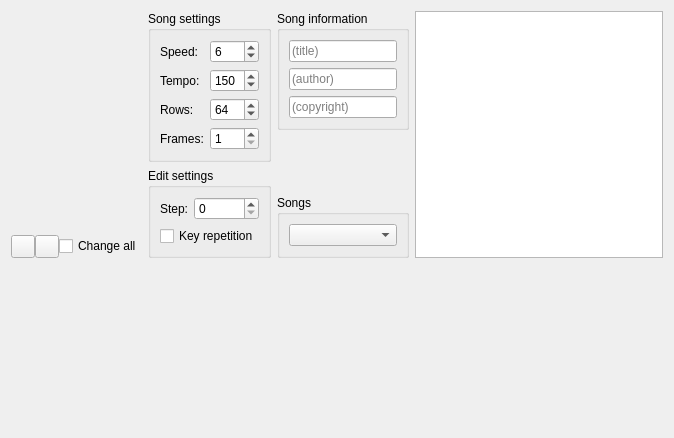
<?xml version="1.0" encoding="UTF-8"?>
<ui version="4.0">
 <class>CMainFrame</class>
 <widget class="QWidget" name="CMainFrame">
  <property name="geometry">
   <rect>
    <x>0</x>
    <y>0</y>
    <width>674</width>
    <height>438</height>
   </rect>
  </property>
  <property name="windowTitle">
   <string>Form</string>
  </property>
  <layout class="QGridLayout" name="gridLayout">
   <item row="0" column="0">
    <layout class="QGridLayout" name="songFramesPanel">
     <property name="topMargin">
      <number>0</number>
     </property>
     <property name="spacing">
      <number>0</number>
     </property>
     <item row="1" column="0">
      <layout class="QHBoxLayout" name="horizontalLayout">
       <item>
        <widget class="QToolButton" name="frameInc">
         <property name="text">
          <string/>
         </property>
         <property name="icon">
          <iconset resource="../../../../../common/resource.qrc">
           <normaloff>:/resources/22_item_add.png</normaloff>:/resources/22_item_add.png</iconset>
         </property>
         <property name="autoRepeat">
          <bool>true</bool>
         </property>
         <property name="autoRaise">
          <bool>false</bool>
         </property>
        </widget>
       </item>
       <item>
        <widget class="QToolButton" name="frameDec">
         <property name="text">
          <string/>
         </property>
         <property name="icon">
          <iconset resource="../../../../../common/resource.qrc">
           <normaloff>:/resources/22_item_remove.png</normaloff>:/resources/22_item_remove.png</iconset>
         </property>
         <property name="autoRepeat">
          <bool>true</bool>
         </property>
        </widget>
       </item>
       <item>
        <widget class="QCheckBox" name="frameChangeAll">
         <property name="sizePolicy">
          <sizepolicy hsizetype="Minimum" vsizetype="Fixed">
           <horstretch>0</horstretch>
           <verstretch>0</verstretch>
          </sizepolicy>
         </property>
         <property name="text">
          <string>Change all</string>
         </property>
        </widget>
       </item>
      </layout>
     </item>
     <item row="0" column="0">
      <widget class="CFrameEditor" name="songFrames" native="true"/>
     </item>
    </layout>
   </item>
   <item row="0" column="1">
    <layout class="QVBoxLayout" name="songSettingsPanel">
     <property name="rightMargin">
      <number>0</number>
     </property>
     <item>
      <widget class="QGroupBox" name="groupBox">
       <property name="sizePolicy">
        <sizepolicy hsizetype="Preferred" vsizetype="Fixed">
         <horstretch>0</horstretch>
         <verstretch>0</verstretch>
        </sizepolicy>
       </property>
       <property name="title">
        <string>Song settings</string>
       </property>
       <layout class="QFormLayout" name="formLayout">
        <item row="0" column="0">
         <widget class="QLabel" name="label">
          <property name="text">
           <string>Speed:</string>
          </property>
         </widget>
        </item>
        <item row="1" column="0">
         <widget class="QLabel" name="label_2">
          <property name="text">
           <string>Tempo:</string>
          </property>
         </widget>
        </item>
        <item row="2" column="0">
         <widget class="QLabel" name="label_3">
          <property name="text">
           <string>Rows:</string>
          </property>
         </widget>
        </item>
        <item row="3" column="0">
         <widget class="QLabel" name="label_4">
          <property name="text">
           <string>Frames:</string>
          </property>
         </widget>
        </item>
        <item row="1" column="1">
         <widget class="QSpinBox" name="tempo">
          <property name="accelerated">
           <bool>true</bool>
          </property>
          <property name="minimum">
           <number>32</number>
          </property>
          <property name="maximum">
           <number>255</number>
          </property>
          <property name="value">
           <number>150</number>
          </property>
         </widget>
        </item>
        <item row="2" column="1">
         <widget class="QSpinBox" name="numRows">
          <property name="accelerated">
           <bool>true</bool>
          </property>
          <property name="minimum">
           <number>1</number>
          </property>
          <property name="maximum">
           <number>256</number>
          </property>
          <property name="value">
           <number>64</number>
          </property>
         </widget>
        </item>
        <item row="3" column="1">
         <widget class="QSpinBox" name="numFrames">
          <property name="accelerated">
           <bool>true</bool>
          </property>
          <property name="minimum">
           <number>1</number>
          </property>
          <property name="maximum">
           <number>128</number>
          </property>
         </widget>
        </item>
        <item row="0" column="1">
         <widget class="QSpinBox" name="speed">
          <property name="buttonSymbols">
           <enum>QAbstractSpinBox::UpDownArrows</enum>
          </property>
          <property name="accelerated">
           <bool>true</bool>
          </property>
          <property name="minimum">
           <number>1</number>
          </property>
          <property name="maximum">
           <number>31</number>
          </property>
          <property name="value">
           <number>6</number>
          </property>
         </widget>
        </item>
       </layout>
      </widget>
     </item>
     <item>
      <widget class="QGroupBox" name="groupBox_3">
       <property name="sizePolicy">
        <sizepolicy hsizetype="Preferred" vsizetype="Fixed">
         <horstretch>0</horstretch>
         <verstretch>0</verstretch>
        </sizepolicy>
       </property>
       <property name="title">
        <string>Edit settings</string>
       </property>
       <layout class="QFormLayout" name="formLayout_3">
        <item row="0" column="0">
         <widget class="QLabel" name="label_5">
          <property name="text">
           <string>Step:</string>
          </property>
         </widget>
        </item>
        <item row="0" column="1">
         <widget class="QSpinBox" name="editStep">
          <property name="accelerated">
           <bool>true</bool>
          </property>
         </widget>
        </item>
        <item row="1" column="0" colspan="2">
         <widget class="QCheckBox" name="checkBox">
          <property name="text">
           <string>Key repetition</string>
          </property>
         </widget>
        </item>
       </layout>
      </widget>
     </item>
    </layout>
   </item>
   <item row="0" column="2">
    <layout class="QVBoxLayout" name="songInformationPanel">
     <item>
      <widget class="QGroupBox" name="groupBox_2">
       <property name="sizePolicy">
        <sizepolicy hsizetype="Minimum" vsizetype="Fixed">
         <horstretch>0</horstretch>
         <verstretch>0</verstretch>
        </sizepolicy>
       </property>
       <property name="title">
        <string>Song information</string>
       </property>
       <layout class="QFormLayout" name="formLayout_2">
        <item row="0" column="0">
         <widget class="QLineEdit" name="title">
          <property name="sizePolicy">
           <sizepolicy hsizetype="Minimum" vsizetype="Fixed">
            <horstretch>0</horstretch>
            <verstretch>0</verstretch>
           </sizepolicy>
          </property>
          <property name="placeholderText">
           <string>(title)</string>
          </property>
         </widget>
        </item>
        <item row="1" column="0">
         <widget class="QLineEdit" name="author">
          <property name="sizePolicy">
           <sizepolicy hsizetype="Minimum" vsizetype="Fixed">
            <horstretch>0</horstretch>
            <verstretch>0</verstretch>
           </sizepolicy>
          </property>
          <property name="placeholderText">
           <string>(author)</string>
          </property>
         </widget>
        </item>
        <item row="2" column="0">
         <widget class="QLineEdit" name="copyright">
          <property name="sizePolicy">
           <sizepolicy hsizetype="Minimum" vsizetype="Fixed">
            <horstretch>0</horstretch>
            <verstretch>0</verstretch>
           </sizepolicy>
          </property>
          <property name="placeholderText">
           <string>(copyright)</string>
          </property>
         </widget>
        </item>
       </layout>
      </widget>
     </item>
     <item>
      <widget class="QLabel" name="fft">
       <property name="sizePolicy">
        <sizepolicy hsizetype="Minimum" vsizetype="Preferred">
         <horstretch>0</horstretch>
         <verstretch>0</verstretch>
        </sizepolicy>
       </property>
       <property name="text">
        <string/>
       </property>
       <property name="pixmap">
        <pixmap resource="../../../../../common/resource.qrc">:/resources/SampleBg.bmp</pixmap>
       </property>
       <property name="scaledContents">
        <bool>true</bool>
       </property>
      </widget>
     </item>
     <item>
      <widget class="QGroupBox" name="groupBox_4">
       <property name="sizePolicy">
        <sizepolicy hsizetype="Minimum" vsizetype="Fixed">
         <horstretch>0</horstretch>
         <verstretch>0</verstretch>
        </sizepolicy>
       </property>
       <property name="title">
        <string>Songs</string>
       </property>
       <layout class="QGridLayout" name="gridLayout_6">
        <item row="0" column="0">
         <widget class="QComboBox" name="songs">
          <property name="sizePolicy">
           <sizepolicy hsizetype="Minimum" vsizetype="Fixed">
            <horstretch>0</horstretch>
            <verstretch>0</verstretch>
           </sizepolicy>
          </property>
         </widget>
        </item>
       </layout>
      </widget>
     </item>
    </layout>
   </item>
   <item row="0" column="3">
    <widget class="QListView" name="songInstruments">
     <property name="sizePolicy">
      <sizepolicy hsizetype="Expanding" vsizetype="Minimum">
       <horstretch>0</horstretch>
       <verstretch>0</verstretch>
      </sizepolicy>
     </property>
     <property name="iconSize">
      <size>
       <width>16</width>
       <height>16</height>
      </size>
     </property>
     <property name="textElideMode">
      <enum>Qt::ElideNone</enum>
     </property>
     <property name="movement">
      <enum>QListView::Static</enum>
     </property>
     <property name="flow">
      <enum>QListView::TopToBottom</enum>
     </property>
     <property name="isWrapping" stdset="0">
      <bool>true</bool>
     </property>
     <property name="viewMode">
      <enum>QListView::ListMode</enum>
     </property>
     <property name="uniformItemSizes">
      <bool>false</bool>
     </property>
     <property name="selectionRectVisible">
      <bool>true</bool>
     </property>
    </widget>
   </item>
   <item row="1" column="0" colspan="4">
    <widget class="CPatternEditor" name="songPatterns" native="true"/>
   </item>
  </layout>
 </widget>
 <customwidgets>
  <customwidget>
   <class>CFrameEditor</class>
   <extends>QWidget</extends>
   <header location="global">FrameEditor.h</header>
   <container>1</container>
  </customwidget>
  <customwidget>
   <class>CPatternEditor</class>
   <extends>QWidget</extends>
   <header location="global">PatternEditor.h</header>
   <container>1</container>
  </customwidget>
 </customwidgets>
 <resources>
  <include location="../../../../../common/resource.qrc"/>
 </resources>
 <connections/>
</ui>
